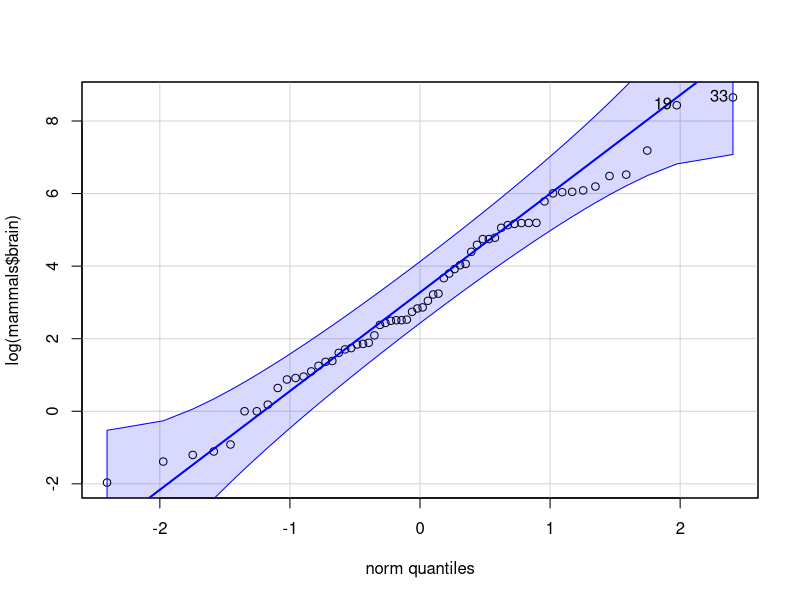
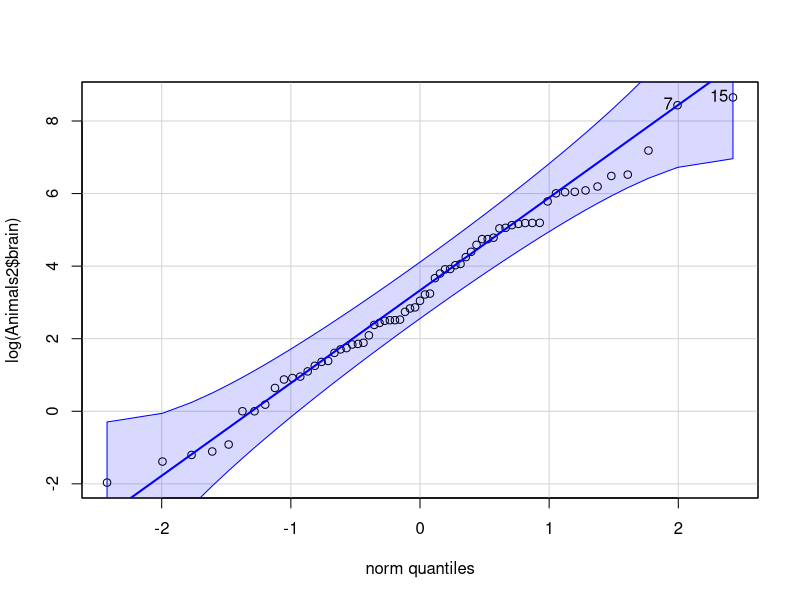
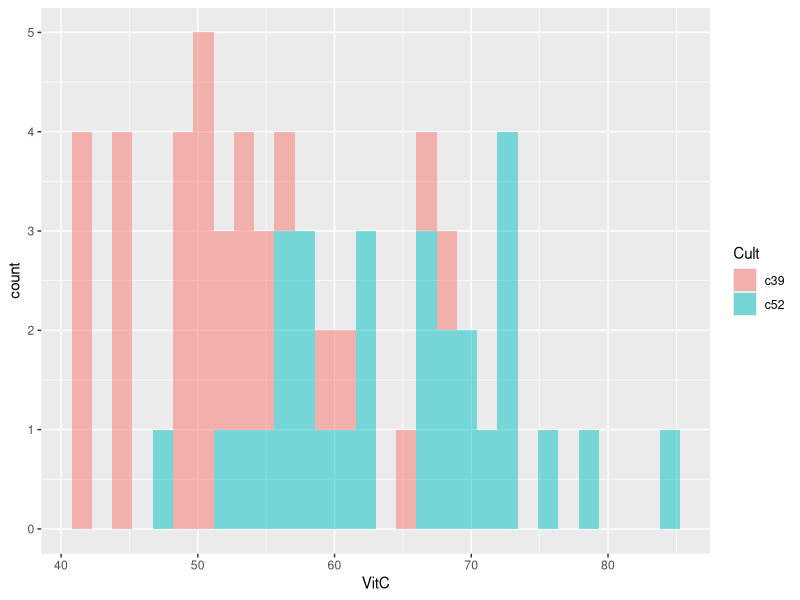

Write R code to recreate these figures, in order.
## ---- chunk 1
knitr::opts_chunk$set(echo = TRUE)
## ---- chunk 2
library(MASS)
library(robustbase)
A <- MASS::mammals
B <- robustbase::Animals2

dim(A)
head(A)
tail(A)
str(A)

rownames(A)
colnames(A)

dim(B)
head(B)
tail(B)
str(B)

rownames(B)
colnames(B)

commonAnimals <- intersect(rownames(A), rownames(B))
setdiff(rownames(A), rownames(B))
setdiff(rownames(B), rownames(A))
#Gran parte de los elementos aparecen diferentes porque no están bien escritos.
## ---- chunk 3
library(MASS)
library(robustbase)
library(car)

qqPlot(log(mammals$brain))
qqPlot(log(Animals2$brain))
#Presentan un comportamineto similar, ya que sus graficas son similares.
## ---- chunk 4
libReturn<-library()
libReturn[[2]][1:5,1]

head(libReturn$results,n=5)
sum(table(head(libReturn$results,n=5)))
#Hay 15 librerias instaladas.
## ---- chunk 5
dim(cabbages)
str(cabbages)
head(cabbages)
tail(cabbages)
sum(is.na(cabbages))

dim(Chile)
str(Chile)
head(Chile)
tail(Chile)
sum(is.na(Chile))

summary(c(cabbages, Chile))
## ---- chunk 6
library(ggplot2)
#qqplot(cabbages$VitC, y = )
#qqplot(cabbages$HeadWt, y=)
## ---- chunk 7
ggplot(data=cabbages, aes(x=VitC, fill=Cult))+geom_histogram(alpha=0.5)
